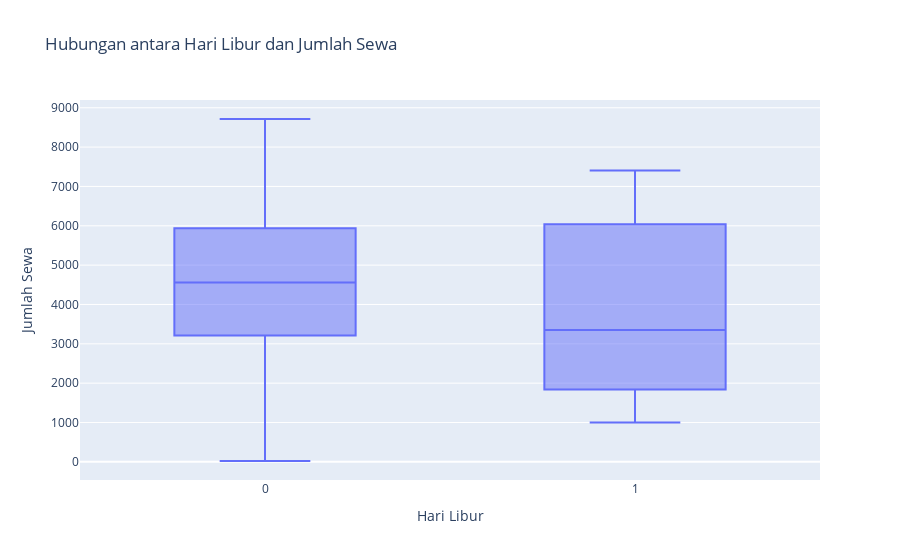

Notebook source saved alongside this figure:
### Markdown cell above
### Hubungan antara hari libur dan jumlah sewa

### Code cell
fig = px.box(day, x='holiday', y='cnt', title='Hubungan antara Hari Libur dan Jumlah Sewa')
fig.update_xaxes(title_text='Hari Libur')
fig.update_yaxes(title_text='Jumlah Sewa')
fig.show()

### Figure 1 — Plotly figure (JSON) as saved in the notebook; plotly's stock layout.template omitted (floating-point values rounded to 4 significant figures; data arrays with more than 128 entries replaced by an {"elided": "..."} marker saying what was removed)
{"data": [{"alignmentgroup": "True", "hovertemplate": "holiday=%{x}<br>cnt=%{y}<extra></extra>", "legendgroup": "", "marker": {"color": "#636efa"}, "name": "", "notched": false, "offsetgroup": "", "orientation": "v", "showlegend": false, "type": "box", "x": {"elided": "731 int values"}, "x0": " ", "xaxis": "x", "y": {"elided": "731 int values"}, "y0": " ", "yaxis": "y"}], "layout": {"boxmode": "group", "legend": {"tracegroupgap": 0}, "title": {"text": "Hubungan antara Hari Libur dan Jumlah Sewa"}, "xaxis": {"anchor": "y", "domain": [0, 1], "title": {"text": "Hari Libur"}}, "yaxis": {"anchor": "x", "domain": [0, 1], "title": {"text": "Jumlah Sewa"}}}}
